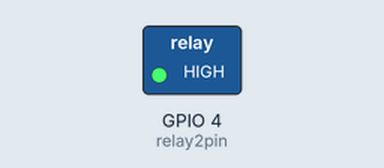
This sketch was run on a simulated ESP32. On the bench: switched loads named in the sketch (green lamp = pin HIGH). What the sketch prints to the serial monitor is not drawn.

Above: at 0.1 s.
Timing chart, 0 to 1.6 s (numbered marks = the images above):
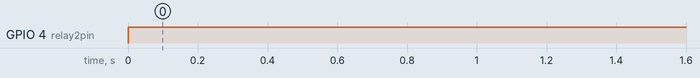

The sketch:

esp_hall_effect.ino
```cpp
// Simple sketch to access the internal hall effect detector on the esp32.
// values can be quite low.
// Brian Degger / @sctv

int hall_val = 0;
int low_trig=0,high_trig=30;
int relay2pin= 4;
void setup() {
  pinMode(relay2pin,OUTPUT);
  digitalWrite(relay2pin,LOW);
  Serial.begin(9600);
}

// put your main code here, to run repeatedly
void loop() {
  // read hall effect sensor value
  hall_val = hallRead();
  // print the results to the serial monitor
  Serial.println(hall_val);
  if ( hall_val<low_trig || hall_val>high_trig)
  {
    digitalWrite(relay2pin,LOW);
    Serial.println("triggered");
    delay(100);
  }
  else
  {
    digitalWrite(relay2pin,HIGH);
  }
}
```

Measured:
- by itself, GPIO 4 (relay2pin): LOW → HIGH at 0.00 s
